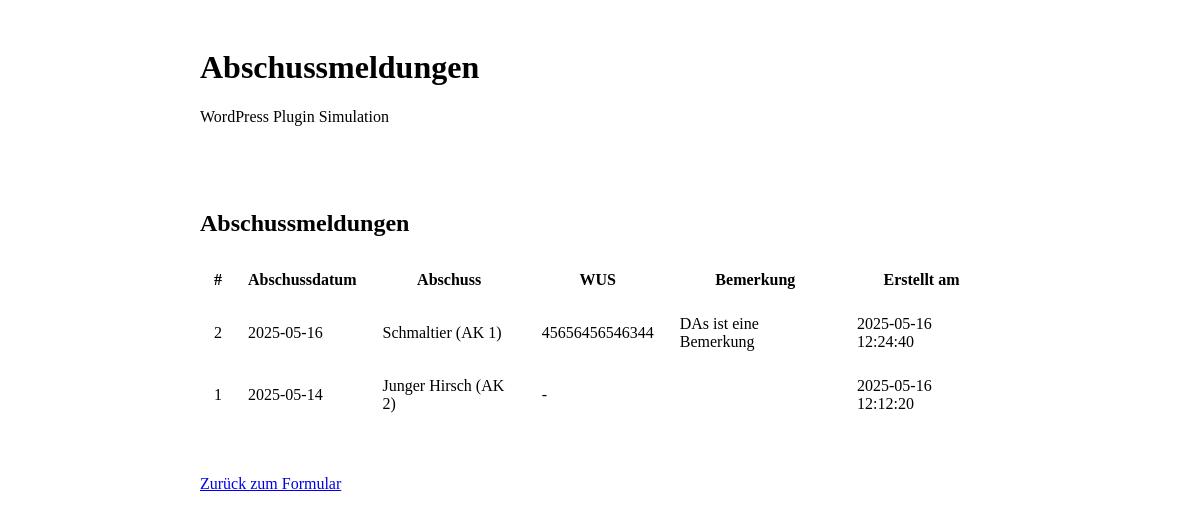
Screenshot of /submissions with the database file from the repository.
### tables this page shows
CREATE TABLE custom_form_submissions (
        id INTEGER PRIMARY KEY AUTOINCREMENT,
        field1 TEXT NOT NULL,
        field2 TEXT NOT NULL,
        field3 TEXT NOT NULL,
        field4 TEXT NOT NULL,
        created_at TIMESTAMP DEFAULT CURRENT_TIMESTAMP
    );

### main.py (the view)
@app.route('/submissions')
def view_submissions():
    page = request.args.get('page', 1, type=int)
    limit = request.args.get('limit', 10, type=int)
    offset = (page - 1) * limit
    try:
        conn = sqlite3.connect('form_submissions.db')
        conn.row_factory = sqlite3.Row
        cursor = conn.cursor()
        cursor.execute('SELECT COUNT(*) as count FROM custom_form_submissions')
        result = cursor.fetchone()
        total_count = result['count']
        cursor.execute(
            'SELECT * FROM custom_form_submissions ORDER BY created_at DESC LIMIT ? OFFSET ?',
            (limit, offset)
        )
        submissions = [dict(row) for row in cursor.fetchall()]
        cursor.close()
        conn.close()
        total_pages = (total_count + limit - 1) // limit
        return render_template(
            'submissions.html',
            submissions=submissions,
            total_pages=total_pages,
            current_page=page,
            limit=limit,
            total_count=total_count
        )
    except Exception as e:
        print(f"Database error in view_submissions: {e}")
        return render_template(
            'submissions.html',
            submissions=[],
            total_pages=1,
            current_page=1,
            limit=limit,
            total_count=0,
            error=str(e)
        )

### templates/submissions.html (shortened to what this page needs)
<!DOCTYPE html>
<html lang="en" data-bs-theme="dark">
<head>
    <link rel="stylesheet" href="https://cdn.replit.com/agent/bootstrap-agent-dark-theme.min.css">
</head>
<body>
    <div class="main-container">
        <header class="page-header">
            <h1>Abschussmeldungen</h1>
            <p class="lead">WordPress Plugin Simulation</p>
        </header>
        <div class="container submissions-table-container">
            <h2 class="mb-4">Abschussmeldungen</h2>
            {% if submissions|length == 0 %}
                <div class="submissions-empty">
                    <p>Keine Abschussmeldungen vorhanden.</p>
                </div>
            {% else %}
                <div class="table-responsive">
                    <table class="table table-striped submissions-table">
                        <thead>
                            <tr>
                                <th scope="col">#</th>
                                <th scope="col">Abschussdatum</th>
                                <th scope="col">Abschuss</th>
                                <th scope="col">WUS</th>
                                <th scope="col">Bemerkung</th>
                                <th scope="col">Erstellt am</th>
                            </tr>
                        </thead>
                        <tbody>
                            {% for submission in submissions %}
                                <tr>
                                    <td data-label="#">{{ submission.id }}</td>
                                    <td data-label="Abschussdatum">{{ submission.field1 }}</td>
                                    <td data-label="Abschuss">{{ submission.field2 }}</td>
                                    <td data-label="WUS">{{ submission.field3 if submission.field3 else "-" }}</td>
                                    <td data-label="Bemerkung">{{ submission.field4 }}</td>
                                    <td data-label="Erstellt am">{{ submission.created_at }}</td>
                                </tr>
                            {% endfor %}
                        </tbody>
                    </table>
                </div>
            {% endif %}
        </div>
        <div class="mt-4 text-center">
            <a href="/" class="btn btn-primary">Zurück zum Formular</a>
        </div>
    </div>
</body>
</html>

### templates/submissions.html (style rules this page uses)
.submissions-table-container { margin: 2rem 0; overflow-x: auto; }
.submissions-table { width: 100%; margin-bottom: 1rem; }
.submissions-table th { background-color: var(--bs-dark-bg-subtle); position: sticky; top: 0; }
.submissions-table th, .submissions-table td { padding: 0.75rem; vertical-align: middle; }
.main-container { max-width: 800px; margin: 0 auto; padding: 20px; }
.page-header { margin-bottom: 2rem; padding-bottom: 1rem; border-bottom: 1px solid var(--bs-border-color); }

### rows the page displays
custom_form_submissions: id "2", field1 "2025-05-16", field2 "Schmaltier (AK 1)", field3 "45656456546344", field4 "DAs ist eine Bemerkung", created_at "2025-05-16 12:24:40"
custom_form_submissions: id "1", field1 "2025-05-14", field2 "Junger Hirsch (AK 2)", field3 "-", created_at "2025-05-16 12:12:20"
